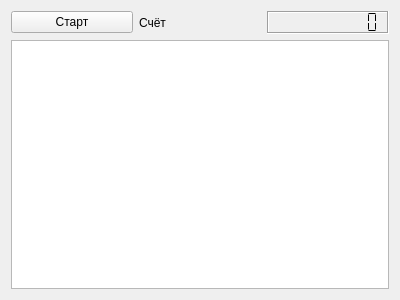
<?xml version="1.0" encoding="UTF-8"?>
<ui version="4.0">
 <class>Widget</class>
 <widget class="QWidget" name="Widget">
  <property name="geometry">
   <rect>
    <x>0</x>
    <y>0</y>
    <width>400</width>
    <height>300</height>
   </rect>
  </property>
  <property name="windowTitle">
   <string>Widget</string>
  </property>
  <layout class="QGridLayout" name="gridLayout">
   <item row="0" column="1">
    <widget class="QLabel" name="label">
     <property name="text">
      <string>Счёт</string>
     </property>
    </widget>
   </item>
   <item row="0" column="2">
    <widget class="QLCDNumber" name="lcdNumber">
     <property name="frameShape">
      <enum>QFrame::Box</enum>
     </property>
     <property name="frameShadow">
      <enum>QFrame::Sunken</enum>
     </property>
     <property name="digitCount">
      <number>10</number>
     </property>
     <property name="segmentStyle">
      <enum>QLCDNumber::Flat</enum>
     </property>
    </widget>
   </item>
   <item row="0" column="0">
    <widget class="QPushButton" name="pushButton">
     <property name="text">
      <string>Старт</string>
     </property>
    </widget>
   </item>
   <item row="1" column="0" colspan="3">
    <widget class="QGraphicsView" name="graphicsView"/>
   </item>
  </layout>
 </widget>
 <layoutdefault spacing="6" margin="11"/>
 <resources/>
 <connections/>
</ui>
